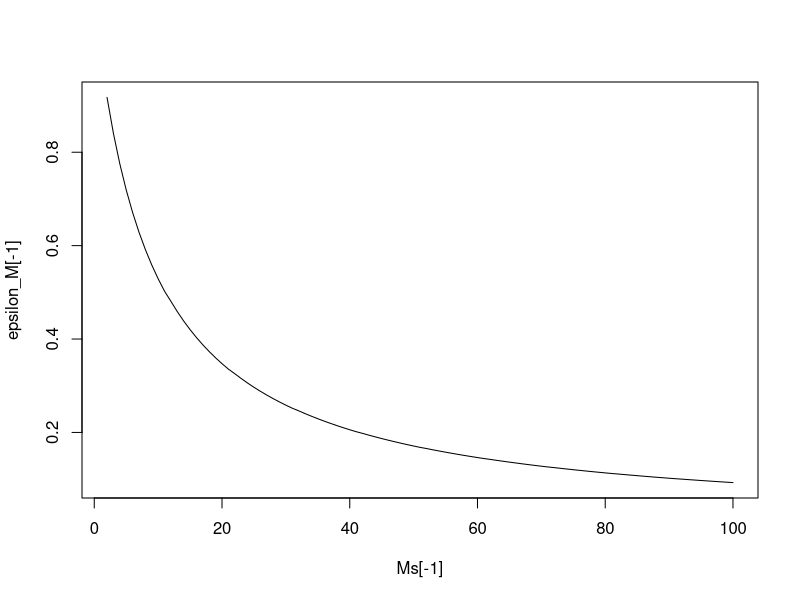

R code for this plot:
## ---- chunk 1
library(matlab, quietly = TRUE, warn.conflicts = FALSE)
floyd_warshall <- function(A) {
  n <- dim(A)[1]
  S <- A
  P <- cell(n)
  rownames(P) <- rownames(A); colnames(P) <- colnames(A)
  # intialize P
  #  P[i, j] is a vector v where v[i] indicates position of node and
  #  names(P)[i] indicates the node ID
  for (i in 1:n) {
    for (j in 1:n) {
      P[[i, j]] <- c(0, 1)
      names(P[[i, j]]) <- rownames(A)[c(i, j)]
    }
  }
  # Floyd-Warshall algorithm
  for (k in 1:n) {
    for (i in 1:n) {
      for (j in 1:n) {
        if (S[i, j] > S[i, k] + S[k, j]) {
          S[i, j] <- S[i, k] + S[k, j]
          v1 <- P[[i, k]]
          v2 <- P[[k, j]] + max(v1)
          P[[i, j]] <- c(v1, v2[-1])
        }
      }
    }
  }
  list(S = S, P = P)
}
## ---- chunk 2
library(pracma, quietly = TRUE, warn.conflicts = FALSE)
n <- 50
# random log-normal weights
A <- exp(randn(n))
# delete some edges randomly
A[rand(n) > 3/n] <- Inf
# set diagonals to 0
diag(A) <- 0
SLETTERS <- c(LETTERS, paste0(rep(LETTERS, each = 26), rep(LETTERS, 26)))
rownames(A) <- SLETTERS[1:n]
colnames(A) <- SLETTERS[1:n]
## ---- chunk 3
res <- floyd_warshall(A); S <- res$S; P <- res$P
# the path lengths
L <- apply(P, c(1, 2), function(v) max(v[[1]]))
table(L)
## ---- chunk 4
i <- row(L)[L == max(L)][1]
j <- col(L)[L == max(L)][1]
L[i, j]
P[[i, j]]
## ---- chunk 5
nodes <- names(P[[i, j]])
(edges <- cbind(nodes[-length(nodes)], nodes[-1]))
interdists <- A[edges]
S[i, j]
sum(interdists)
## ---- chunk 6
fw_downsample <- function(A, M) {
  n <- dim(A)[1]
  S <- A
  P <- cell(n)
  rownames(P) <- rownames(A); colnames(P) <- colnames(A)
  for (i in 1:n) {
    for (j in 1:n) {
      P[[i, j]] <- c(0, 1)
      names(P[[i, j]]) <- rownames(A)[c(i, j)]
    }
  }
  for (k in 1:n) {
    for (i in 1:n) {
      for (j in 1:n) {
        if (S[i, j] > S[i, k] + S[k, j]) {
          S[i, j] <- S[i, k] + S[k, j]
          v1 <- P[[i, k]]
          v2 <- P[[k, j]] + max(v1)
          v <- c(v1, v2[-1])
          # downsampling step
          if (length(v) > M + 2) {
            vmid <- v[2:(length(v) - 1)]
            inds <- sort(sample(length(vmid), M, replace = FALSE))
            v <- c(v[1], vmid[inds], v[length(v)])
          }
          P[[i, j]] <- v
        }
      }
    }
  }
  list(S = S, P = P)  
}
## ---- chunk 7
diff1 <- function(v) v[-length(v)] - v[-1]
query_path <- function(P, i, j) {
  iter_count <- 1
  nodes <- P[[i, j]]
  while (max(-diff1(nodes)) > 1) {
    iter_count <- iter_count + 1
    gaps <- which(-diff1(nodes) > 1)
    edges <- cbind(names(nodes)[-length(nodes)], names(nodes)[-1])[gaps, , drop = FALSE]
    paths <- P[edges, drop = FALSE]
    # insert missing nodes
    for (no in 1:length(gaps)) {
      edge <- edges[no, ]
      path <- paths[[no]]
      ind <- which(names(nodes) == edge[1])
      pos <- nodes[ind]
      pre_edge <- nodes[1:ind]
      post_edge <- nodes[(ind + 1):length(nodes)]
      # insert path between pre-edge and post_edge (minus duplicated end node)
      nodes <- c(pre_edge, pos + path[-1], post_edge[-1])
    }
  }
  list(path = nodes, iter_count = iter_count)
}
## ---- chunk 8
res_d <- fw_downsample(A, 3)
# the full path
P[[i, j]]
# the stored path
res_d$P[[i, j]]
## ---- chunk 9
rec <- query_path(res_d$P, i, j)
# the recovered full path
rec$path
# number of iterations
rec$iter_count
## ---- chunk 10
epsilon_check <- function(x, epsilon) {
  L <- length(x)
  N <- x[L]
  val1 <- x[1]==0
  val2 <- max(-diff1(x)) <= epsilon * N
  val1 && val2
}

epsilon_compress <- function(x, epsilon) {
  L <- length(x)
  N <- x[L]
  stopifnot(epsilon_check(x, epsilon))
  filt <- rep(FALSE, L)  # indices of subsequence
  blockend <- 1
  flag <- TRUE
  while (blockend < L) {
    blockstart <- blockend
    filt[blockstart] <- TRUE
    blockend <- max(which(x - x[blockstart] < epsilon * N))
  }
  filt[blockend] <- TRUE
  stopifnot(-diff1(x[filt]) <= epsilon * N)
  x[filt]
}
## ---- chunk 11
ns <- 1:1000
eps <- 100/(100:10000)
grid <- data.frame(eps = rep(eps, each = length(ns)), ns = rep(ns, length(eps)))
Mval <- 4 * (1/(grid$eps + (2/grid$ns)) - 1/(2 + grid$eps * grid$ns)) + 1
Mc <- ceil(Mval)
Ms <- 1:100
epsilon_M <- sapply(Ms, function(M) grid$eps[max(which(Mval[grid$ns < M] <= M))])
#nlim <- sapply(Ms, function(M) grid$ns[max(which(Mval[grid$ns < M] <= M))])
plot(Ms[-1], epsilon_M[-1], type = "l")
## ---- chunk 12
generate_input_x <- function(N, Lmin, epsilon) {
  x <- sort(c(0, sample(N-1, Lmin, replace = FALSE), N))
  while (max(-diff1(x)) > epsilon * N) {
    inds <- which(-diff1(x) > epsilon * N)
    lowers <- x[inds] + 1
    uppers <- x[inds + 1]
    added <- floor(lowers + (uppers - lowers) * runif(length(inds)))
    x <- sort(c(x, added))
  }
  x
}
M <- 50
epsilon <- epsilon_M[M]
x <- generate_input_x(1000, M * 2, epsilon)
## compress and check length
xsub <- epsilon_compress(x, epsilon)
length(xsub)
## ---- chunk 13
diff2 <- function(x) {x[1:(length(x) - 2)] - x[-(1:2)]}

M_blocking <- function(x, M) {
  while (length(x) > M + 1) {
    # find the smallest gap
    gaps <- diff2(-x)
    ind <- order(gaps)[1]
    # remove the guy in the middle
    x <- x[-(ind + 1)]
  }
  x
}
## ---- chunk 14
fw_greedy <- function(A, M) {
  n <- dim(A)[1]
  S <- A
  P <- cell(n)
  rownames(P) <- rownames(A); colnames(P) <- colnames(A)
  for (i in 1:n) {
    for (j in 1:n) {
      P[[i, j]] <- c(0, 1)
      names(P[[i, j]]) <- rownames(A)[c(i, j)]
    }
  }
  for (k in 1:n) {
    for (i in 1:n) {
      for (j in 1:n) {
        if (S[i, j] > S[i, k] + S[k, j]) {
          S[i, j] <- S[i, k] + S[k, j]
          v1 <- P[[i, k]]
          v2 <- P[[k, j]] + max(v1)
          v <- c(v1, v2[-1])
          P[[i, j]] <- M_blocking(v, M + 1)
        }
      }
    }
  }
  list(S = S, P = P)  
}
## ---- chunk 15
res_g <- fw_greedy(A, 3)
# the full path
P[[i, j]]
# the stored path
res_g$P[[i, j]]
## ---- chunk 16
rec <- query_path(res_d$P, i, j)
# the recovered full path
rec$path
# number of iterations
rec$iter_count
## ---- chunk 17
n <- 200
A <- matrix(Inf, n, n, dimnames = list(SLETTERS[1:n], SLETTERS[1:n]))
diag(A) <- 0
A[(row(A) %% n) == (col(A) - 1 %% n)] <- 1
res_f <- floyd_warshall(A)
M <- 10
res_d <- fw_downsample(A, M)
res_g <- fw_greedy(A, M)
# stored paths
res_d$P[[1, n]]
res_g$P[[1, n]]
# iterations for recovery
query_path(res_d$P, 1, n)$iter_count
query_path(res_g$P, 1, n)$iter_count
